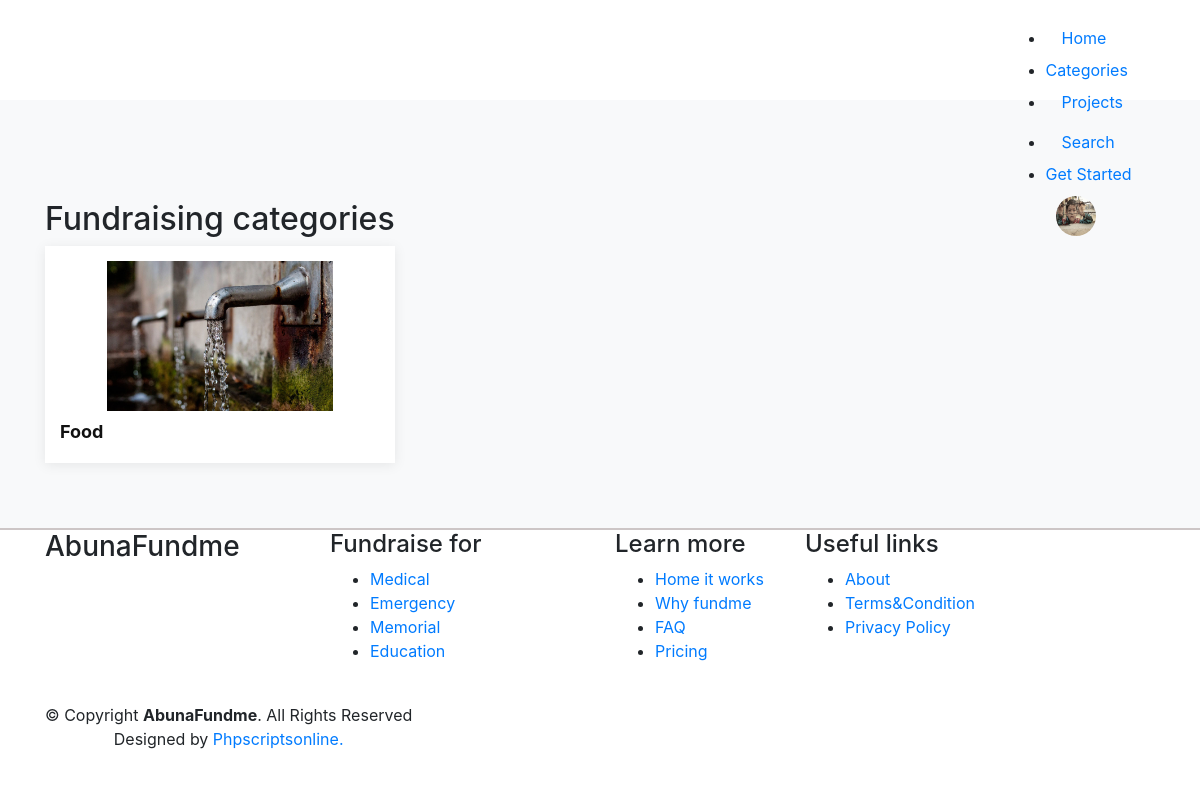
Page /category/ (signed in) on the committed database.
### account/models.py (models this page shows, shortened)
class Profile(models.Model):
    user = models.OneToOneField(User , on_delete=models.CASCADE)
    phone_number = models.CharField(max_length=15,null=True , blank=True)
    addres = models.CharField(max_length=50 , blank=True, null=True)
    image= models.ImageField(upload_to='users/images',blank=True,null=True)

### D_project/models.py (models this page shows, shortened)
class Category(models.Model):
    name = models.CharField(max_length = 50)
    image = models.ImageField(upload_to='categories/images',blank=True,null=True)

### category/views.py (the view)
# urls.py: path('',categories.as_view(),name='categories')
class categories(ListView):
    model=Category
    template_name= 'category/categories.html'
    context_object_name = 'categories'

### category/templates/category/categories.html
{% extends 'base.html' %}
{% block content %}
<section class="ftco-section bg-light categoryfundraisesec">
    <div class="container">
         <div class="section-title" data-aos="fade-right">
              <h2>Fundraising categories</h2>
            </div>
        <div class="row">
            {% for category in categories %}
            <div class="col-md-4">
               <a href="https://gofundmeclone.phpliveprojects.com/category/viewcategory/1">
                  <div class="singlesection">
                    <img src="{{ category.image.url }}" class="singlesection-img img-fluid" alt="">
                    <h3>{{category.name}}</h3>
                  </div>
              </a>
                   </div>
                   {% endfor %}
        </div>
    </div>
</section>
{% endblock %}

### templates/base.html (shortened to what this page needs)
{% load static %}
<!DOCTYPE html>
<html lang="en">
<head>
  <link href="https://gofundmeclone.phpliveprojects.com/public/frontend/assets/vendor/aos/aos.css" rel="stylesheet">
  <link href="https://gofundmeclone.phpliveprojects.com/public/frontend/assets/vendor/bootstrap/css/bootstrap.min.css" rel="stylesheet">
  <link href="https://gofundmeclone.phpliveprojects.com/public/frontend/assets/vendor/bootstrap-icons/bootstrap-icons.css" rel="stylesheet">
  <link href="https://gofundmeclone.phpliveprojects.com/public/frontend/assets/vendor/boxicons/css/boxicons.min.css" rel="stylesheet">
  <link href="https://gofundmeclone.phpliveprojects.com/public/frontend/assets/vendor/glightbox/css/glightbox.min.css" rel="stylesheet">
  <link href="https://gofundmeclone.phpliveprojects.com/public/frontend/assets/vendor/remixicon/remixicon.css" rel="stylesheet">
  <link href="https://gofundmeclone.phpliveprojects.com/public/frontend/assets/vendor/swiper/swiper-bundle.min.css" rel="stylesheet">
  <link href="https://gofundmeclone.phpliveprojects.com/public/frontend/assets/css/style.css" rel="stylesheet">
</head>
<body>
  <header id="innerheader" class="fixed-top align-items-center" >
    <div class="container">
      <div class="header-container d-flex align-items-center justify-content-between">
        <nav id="navbar" class="navbar">
          <ul>
            <li><a class="nav-link scrollto active" href="{%url 'home'%}">Home</a></li>
           <li class="dropdown"><a href="{%url 'categories' %}"><span>Categories</span> </a>
            </li>
            <li><a class="nav-link scrollto" href="{%url 'projects'%}">Projects</a></li>
              <li><a class="nav-link scrollto" href={%url 'search'%}> Search</a></li>
            <li><a class="getstarted scrollto" href="{%url 'createProject'%}">Get Started</a></li>
            {% if user.profile %}
			<div class="dropdown-container">
				<details class="dropdown right">
					<summary class="avatar">
            {% if user.profile.image %}
            <img src="{{user.profile.image.url}}" class="beneficiary_img" alt="{{project.user.username}}">
             {% else %}
            <img src="https://maventricksdemo.co.in/bidonn/public/css/images/noImage.jpg" class="beneficiary_img">
            {% endif %}
          </summary>
				</details>
			</div>
            {% else %}
            <li><a class="nav-link scrollto" href="/accounts/login/">Login {{ user.username }}</a></li>
            <li><a class="nav-link scrollto" href="/accounts/signup">Register</a></li>
            {% endif %}
          </ul>
        </nav>
      </div>
    </div>
  </header>
{% block content %}
 {% endblock %}
  <footer id="footer">
    <div class="footer-top">
      <div class="container">
        <div class="row">
          <div class="col-lg-3 col-md-6 footer-contact">
            <h3>AbunaFundme</h3>
          </div>
		  <div class="col-lg-3 col-md-6 footer-links">
            <h4>Fundraise for</h4>
            <ul>
             <li><a href="https://gofundmeclone.phpliveprojects.com/category/viewcategory/2">Medical</a></li>
                <li><a href="https://gofundmeclone.phpliveprojects.com/category/viewcategory/4">Emergency</a></li>
                 <li><a href="https://gofundmeclone.phpliveprojects.com/category/viewcategory/7">Memorial</a></li>
                <li><a href="https://gofundmeclone.phpliveprojects.com/category/viewcategory/8">Education</a></li>
            </ul>
          </div>
          <div class="col-lg-2 col-md-6 footer-links">
            <h4>Learn more</h4>
            <ul>
              <li> <a href="https://gofundmeclone.phpliveprojects.com/home/page/7">Home it works</a></li>
              <li> <a href="https://gofundmeclone.phpliveprojects.com/home/page/8">Why fundme</a></li>
              <li> <a href="https://gofundmeclone.phpliveprojects.com/category/faq">FAQ</a></li>
              <li> <a href="https://gofundmeclone.phpliveprojects.com/home/page/9">Pricing</a></li>
            </ul>
          </div>
		  <div class="col-lg-2 col-md-6 footer-links">
            <h4>Useful links</h4>
            <ul>
              <li> <a href="https://gofundmeclone.phpliveprojects.com/home/page/6">About</a></li>
              <li> <a href="https://gofundmeclone.phpliveprojects.com/home/page/2">Terms&Condition</a></li>
              <li> <a href="https://gofundmeclone.phpliveprojects.com/home/page/1">Privacy Policy</a></li>
            </ul>
          </div>
        </div>
      </div>
    </div>
    <div class="container d-md-flex py-4">
      <div class="me-md-auto text-center text-md-start">
        <div class="copyright">
          &copy; Copyright <strong><span>AbunaFundme</span></strong>. All Rights Reserved
        </div>
        <div class="credits">
          Designed by <a href="https://www.phpscriptsonline.com/" target="_blank">Phpscriptsonline.</a>
        </div>
      </div>
    </div>
  </footer>
</body>
</html>

### templates/base.html (style rules this page uses)
#innerheader { padding: 10px 0px; }
section { padding: 100px 0 50px; }
#footer { border-top: 2px solid #cdc6c6; }
.singlesection { box-sizing: content-box; padding: 15px 15px; box-shadow: 0px 2px 12px rgba(0, 0, 0, 0.08); background: #fff; margin-bottom: 15px; }
.singlesection h3 { font-size: 18px; font-weight: bold; margin: 10px 0 5px 0; color: #111; }
.singlesection img { width: 100%; height: 150px; object-fit: contain; }
.beneficiary_img { width: 60px; height: 60px; border-radius: 50%; }
#footer { position: relative; z-index: 2; }

### rows in the picture
Category: image (picture), name "Food"
